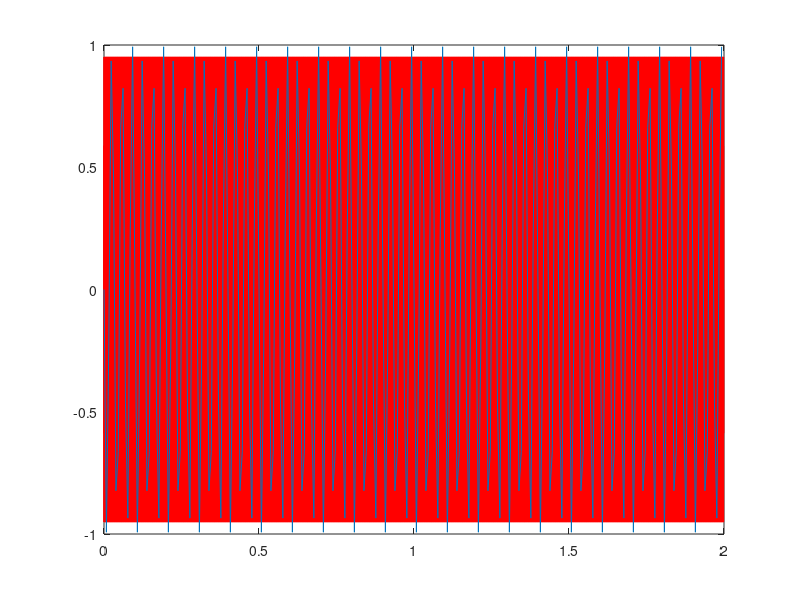

MATLAB code for this plot:
1; clf;

#Ejercicio 4  #Discretizacion de la funcion Seno de 5 Hz.

function discretiza_seno(A, f, phi, t0, tn, fm)
  x = t0:1/fm:tn-1/fm;
  y = A*sin(f*x*2*pi + phi);#Se elimina el 2pi porque se pasa a Radianes, que es el argumento del seno
  clear plot
  figure(1)
  z = t0:0.0001:tn-0.001;
  plot(z,A*sin(f*z*2*pi + phi),'r')
  hold on 
  plot(x,y)
  pause
endfunction

#Indique la frecuencia de muestreo deseada en Hertz
f_muestreo = 130;
discretiza_seno(1,4000,0,0,2,f_muestreo)

#Estimación de la Frecuencia de la señal muestreada:
# Gráficamente podemos observar que la señal posee 2 repeticiones en los dos segundos de duración, lo cual implica una frecuencia de 1 Hz.
# En el caso de algo más complicado, se podría hacer un algoritmo que cuente los cambios de pendiente durante el período de muestreo y así calcular la frecuencia.

#Análisis y Conclusiones:
# La señal a muestrear tiene una elevada frecuencia respecto a la frecuencia de muestreo. Es por ello que se pierde muchísima información sobre la señal
# original, y de ahí que la frecuencia de la muestra, poco tiene que ver con la original.

# POORQUE 129 Hz DA UNA SEÑAL TAN COHERENTE?
# Debe existir una formula para obtener matematicamente la cantidad de hertz de muestreo necesario para una correcta discretizacion de la señal.
# TODO: averiguar la formula y dibujarla en nuestro brazo.
